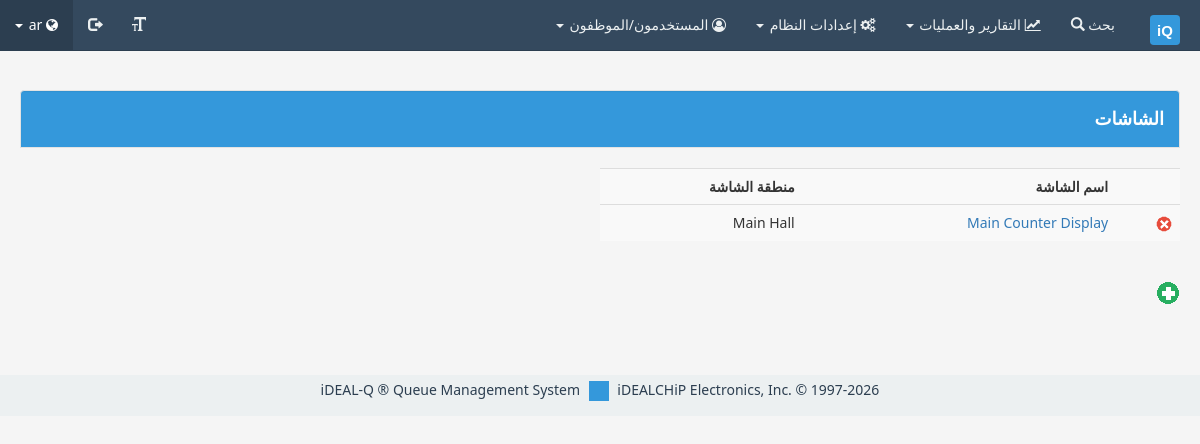
The app's page /beaa/admin/displays.php (signed in), older data.
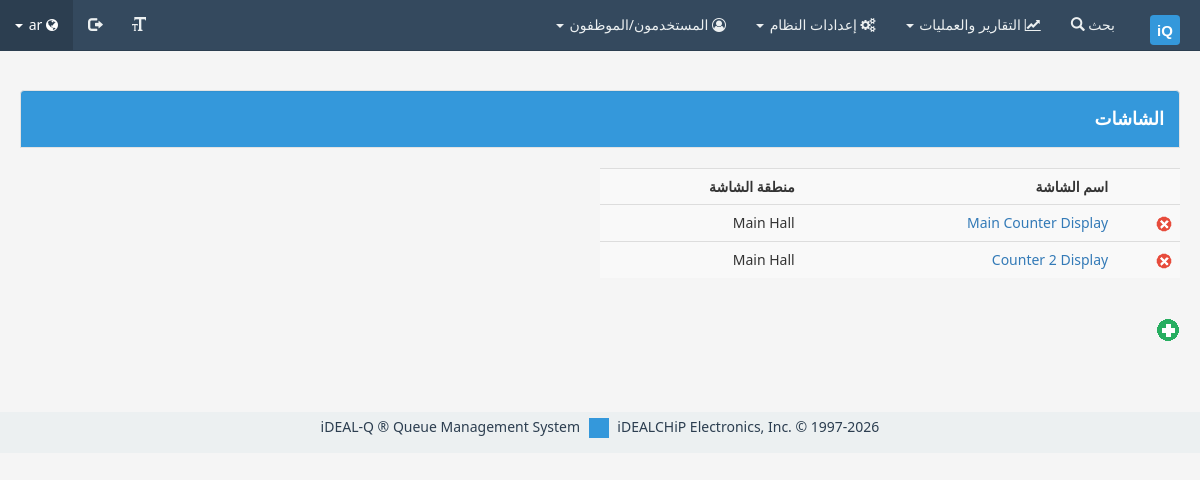
The same page, newer data.
### tables this page shows
CREATE TABLE IF NOT EXISTS displays (
  display_id INT AUTO_INCREMENT PRIMARY KEY,
  display_name VARCHAR(80) NOT NULL UNIQUE,
  display_zone INT NOT NULL,
  display_updated TINYINT NOT NULL DEFAULT 0,
  KEY idx_display_zone (display_zone),
  CONSTRAINT fk_displays_zone FOREIGN KEY (display_zone) REFERENCES zones(zone_id)
);

CREATE TABLE IF NOT EXISTS zones (
  zone_id INT AUTO_INCREMENT PRIMARY KEY,
  zone_name VARCHAR(80) NOT NULL UNIQUE,
  zone_desc VARCHAR(255) DEFAULT ''
);

### beaa/api/db.php (called while the page is built, shortened)
<?php
$dbhost = DB_SERVER;
$dbusername = DB_USERNAME;
$dbpassword = DB_PASSWORD;
$dbname = DB_NAME;
function getValue($query) {
    global $dbhost, $dbusername, $dbpassword, $dbname, $lastSQLError;
    $conn = new mysqli($dbhost, $dbusername, $dbpassword, $dbname, DB_PORT);
    if (!$conn->errno) {
        $conn->set_charset("utf8");
        if ($qr = $conn->query($query)) {
            $row = $qr->fetch_array(MYSQLI_NUM);
            $result = $row ? $row[0] : null;
        } else {
            $result = null;
            $lastSQLError = $conn->error;
        }
    }
    return $result;
}
?>

### beaa/admin/views/displays/list.php (the view)
<div class="well well-header"><?php echo getTextValue("displays", $lang) ?></div>
<table class="table table-striped s-50">
    <tr>
        <th></th>
        <th ><?php echo getTextValue("displayName", $lang) ?></th>
        <th ><?php echo getTextValue("displayZone", $lang) ?></th>
    <tr>
        <?php
        $conn = mysqli_connect($dbhost, $dbusername, $dbpassword, $dbname, DB_PORT);
        mysqli_set_charset($conn, "utf8");
        $query = mysqli_query($conn, "SELECT * FROM displays,zones WHERE display_zone=zone_id;");
        while ($row = mysqli_fetch_assoc($query)) {
            ?>
        <tr>
            <td ><img style='width:16px;height:16px;cursor:pointer'
                      src='<?php echo $filesPath . "/delete.png" ?>'
                      onclick='if (confirm("<?php echo getTextValue("deleteQuestion", $lang) . getTextValue("questionMark", $lang) ?> "))
                                                              location.replace("<?php echo "?mode=delete&id=" . $row['display_id'] ?>");'></a></td>
            <td ><a href='<?php echo "?mode=edit&id=" . $row['display_id'] ?>'><?php echo $row['display_name'] ?>  </a></td>
            <td ><?php echo $row['zone_name'] ?> </td>
        <tr>
            <?php
        }
        ?>
</table>
<br>
<a href='?mode=add'>
    <img src='<?php echo $filesPath . "/add.png" ?>' title='<?php echo getTextValue("add", $lang) ?> '>
</a>

Row changes from the older to the newer data that the page shows:
added displays: display_name "Counter 2 Display", display_zone.zone_name "Main Hall"
